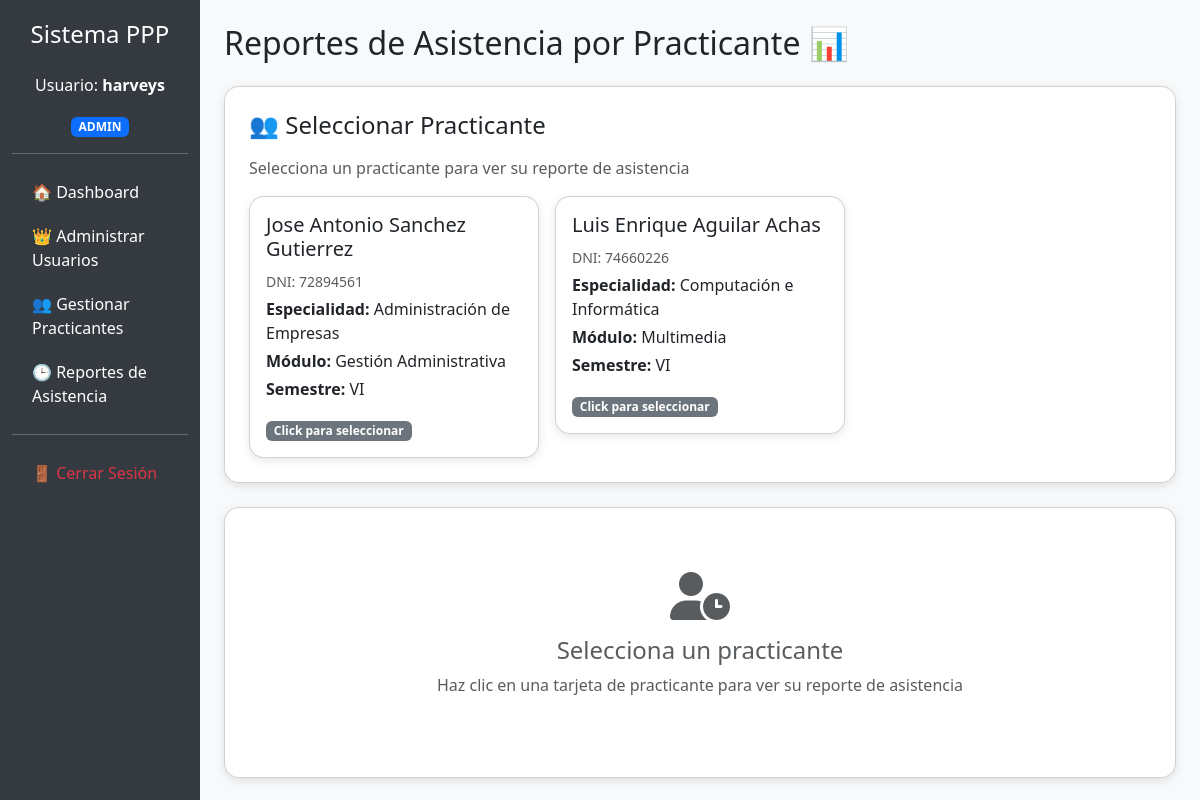
Screenshot of /panel_asistencias.php (signed in) with the database file from the repository.
### tables this page shows
CREATE TABLE `practicantes` (
  `dni` int(11) NOT NULL,
  `nombres` varchar(255) NOT NULL,
  `apellidos` varchar(255) NOT NULL,
  `semestre` varchar(255) NOT NULL,
  `id_especialidades` int(11) DEFAULT NULL,
  `id_modulos` int(11) DEFAULT NULL,
  `id_turnos` int(11) DEFAULT NULL,
  `id_usuario` int(11) DEFAULT NULL,
  `foto` varchar(255) NOT NULL
);

CREATE TABLE `especialidades` (
  `id_especialidades` int(11) NOT NULL,
  `nm_especialidades` varchar(255) NOT NULL
);

CREATE TABLE `modulos` (
  `id_modulos` int(11) NOT NULL,
  `id_especialidad` int(11) NOT NULL,
  `nm_modulos` varchar(255) NOT NULL,
  `horas_requeridas` int(11) DEFAULT 0
);

### panel_asistencias.php (the view, shortened to what this page needs)
<?php
include('includes/header.php');
$practicantes = $conn->query("
    SELECT
        p.dni,
        CONCAT(p.nombres, ' ', p.apellidos) as nombre_completo,
        e.nm_especialidades as especialidad,
        m.nm_modulos as modulo,
        p.semestre
    FROM practicantes p
    LEFT JOIN especialidades e ON p.id_especialidades = e.id_especialidades
    LEFT JOIN modulos m ON p.id_modulos = m.id_modulos
    ORDER BY p.nombres, p.apellidos
");
$practicante_seleccionado = null;
$asistencias = [];
$estadisticas = [];
?>
<!DOCTYPE html>
<html lang="es">
<head>
  <link href="https://cdn.jsdelivr.net/npm/bootstrap@5.3.2/dist/css/bootstrap.min.css" rel="stylesheet">
  <link href="https://cdnjs.cloudflare.com/ajax/libs/font-awesome/6.0.0/css/all.min.css" rel="stylesheet">
</head>
<body>
<div class="container-fluid">
  <div class="row">
    <?php include('includes/sidebar.php'); ?>
    <div class="col-md-9 col-lg-10 p-4">
      <h2 class="mb-4">Reportes de Asistencia por Practicante 📊</h2>
      <div class="card p-4 mb-4">
        <h4 class="mb-3">👥 Seleccionar Practicante</h4>
        <p class="text-muted">Selecciona un practicante para ver su reporte de asistencia</p>
        <div class="row g-3">
          <?php while ($practicante = $practicantes->fetch_assoc()): ?>
            <div class="col-md-6 col-lg-4">
              <div class="card practicante-card <?= isset($practicante_seleccionado) && $practicante_seleccionado['dni'] == $practicante['dni'] ? 'practicante-seleccionado' : '' ?>"
                   onclick="seleccionarPracticante(<?= $practicante['dni'] ?>)">
                <div class="card-body">
                  <h5 class="card-title"><?= htmlspecialchars($practicante['nombre_completo']) ?></h5>
                  <p class="card-text mb-1">
                    <small class="text-muted">DNI: <?= $practicante['dni'] ?></small>
                  </p>
                  <p class="card-text mb-1">
                    <strong>Especialidad:</strong> <?= htmlspecialchars($practicante['especialidad']) ?>
                  </p>
                  <p class="card-text mb-1">
                    <strong>Módulo:</strong> <?= htmlspecialchars($practicante['modulo']) ?>
                  </p>
                  <p class="card-text">
                    <strong>Semestre:</strong> <?= htmlspecialchars($practicante['semestre']) ?>
                  </p>
                  <?php if (isset($practicante_seleccionado) && $practicante_seleccionado['dni'] == $practicante['dni']): ?>
                    <span class="badge bg-success">Seleccionado</span>
                  <?php else: ?>
                    <span class="badge bg-secondary">Click para seleccionar</span>
                  <?php endif; ?>
                </div>
              </div>
            </div>
          <?php endwhile; ?>
        </div>
      </div>
      <?php if (isset($practicante_seleccionado)): ?>
        <div class="card p-4 mb-4">
          <div class="d-flex justify-content-between align-items-center mb-3">
            <h4>📋 Reporte de: <?= htmlspecialchars($practicante_seleccionado['nombre_completo']) ?></h4>
            <div>
              <button class="btn btn-success" onclick="generarReportePDF()">
                <i class="fas fa-file-pdf"></i> Generar PDF
              </button>
              <a href="panel_asistencias.php" class="btn btn-secondary">
                <i class="fas fa-times"></i> Cambiar Practicante
              </a>
            </div>
          </div>
          <form method="GET" class="row g-3 mb-4">
            <input type="hidden" name="dni_practicante" value="<?= $practicante_seleccionado['dni'] ?>">
            <div class="col-md-4">
              <label class="form-label">Fecha Desde</label>
              <input type="date" name="fecha_desde" class="form-control" value="<?= $fecha_desde ?? date('Y-m-01') ?>">
            </div>
            <div class="col-md-4">
              <label class="form-label">Fecha Hasta</label>
              <input type="date" name="fecha_hasta" class="form-control" value="<?= $fecha_hasta ?? date('Y-m-d') ?>">
            </div>
            <div class="col-md-4">
              <label class="form-label">&nbsp;</label>
              <div>
                <button type="submit" class="btn btn-primary">Aplicar Filtros</button>
                <a href="panel_asistencias.php?dni_practicante=<?= $practicante_seleccionado['dni'] ?>" class="btn btn-secondary">Restablecer</a>
              </div>
            </div>
          </form>
          <div class="row g-3 mb-4">
            <div class="col-md-6">
              <div class="card p-3">
                <h5>Información del Practicante</h5>
                <table class="table table-sm">
                  <tr>
                    <td><strong>Nombre:</strong></td>
                    <td><?= htmlspecialchars($practicante_seleccionado['nombre_completo']) ?></td>
                  </tr>
                  <tr>
                    <td><strong>DNI:</strong></td>
                    <td><?= $practicante_seleccionado['dni'] ?></td>
                  </tr>
                  <tr>
                    <td><strong>Especialidad:</strong></td>
                    <td><?= htmlspecialchars($practicante_seleccionado['especialidad']) ?></td>
                  </tr>
                  <tr>
                    <td><strong>Módulo:</strong></td>
                    <td><?= htmlspecialchars($practicante_seleccionado['modulo']) ?></td>
                  </tr>
                  <tr>
                    <td><strong>Semestre:</strong></td>
                    <td><?= htmlspecialchars($practicante_seleccionado['semestre']) ?></td>
                  </tr>
                </table>
              </div>
            </div>
            <div class="col-md-6">
              <div class="card p-3">
                <h5>Progreso del Módulo</h5>
                <div class="text-center mb-3">
                  <h2 class="<?= $porcentaje_progreso >= 100 ? 'text-success' : 'text-primary' ?>">
                    <?= number_format($porcentaje_progreso, 1) ?>%
                  </h2>
                  <div class="progress">
                    <div class="progress-bar <?= $porcentaje_progreso >= 100 ? 'bg-success' : 'bg-primary' ?>"
                         style="width: <?= $porcentaje_progreso ?>%">
                    </div>
                  </div>
                </div>
                <p class="mb-1"><strong>Horas completadas:</strong> <?= number_format($total_horas, 1) ?></p>
                <p class="mb-1"><strong>Horas requeridas:</strong> <?= $horas_requeridas ?></p>
                <p class="mb-0"><strong>Horas restantes:</strong> <?= number_format(max(0, $horas_requeridas - $total_horas), 1) ?></p>
              </div>
            </div>
          </div>
          <div class="row g-3 mb-4">
            <div class="col-md-3">
              <div class="card p-3 text-center stat-card">
                <h5><i class="fas fa-calendar-check"></i> Total Asistencias</h5>
                <h2 class="text-primary"><?= $estadisticas['total_asistencias'] ?? 0 ?></h2>
                <small>Registros en el período</small>
              </div>
            </div>
            <div class="col-md-3">
              <div class="card p-3 text-center stat-card">
                <h5><i class="fas fa-clock"></i> Total Horas</h5>
                <h2 class="text-success"><?= number_format($estadisticas['total_horas'] ?? 0, 1) ?></h2>
                <small>Horas acumuladas</small>
              </div>
            </div>
            <div class="col-md-3">
              <div class="card p-3 text-center stat-card">
                <h5><i class="fas fa-chart-line"></i> Promedio/Día</h5>
                <h2 class="text-warning"><?= number_format($estadisticas['promedio_horas'] ?? 0, 2) ?></h2>
                <small>Horas por día</small>
              </div>
            </div>
            <div class="col-md-3">
              <div class="card p-3 text-center stat-card">
                <h5><i class="fas fa-calendar"></i> Período</h5>
                <h2 class="text-info">
                  <?= date('d/m/Y', strtotime($fecha_desde)) ?><br>
                  <small>a</small><br>
                  <?= date('d/m/Y', strtotime($fecha_hasta)) ?>
                </h2>
              </div>
            </div>
          </div>
          <div class="card">
            <div class="card-header d-flex justify-content-between align-items-center">
              <h5 class="mb-0">Historial de Asistencias</h5>
              <button class="btn btn-sm btn-info" type="button" data-bs-toggle="collapse" data-bs-target="#tablaTareas">
                <i class="fas fa-eye me-1"></i>Ver Tareas
              </button>
            </div>
            <div class="card-body">
              <div class="table-responsive">
                <table class="table table-striped table-hover">
                  <thead>
                    <tr>
                      <th>Fecha</th>
                      <th>Módulo</th>
                      <th>Hora Entrada</th>
                      <th>Hora Salida</th>
                      <th>Horas</th>
                      <th>Estado</th>
                      <th class="collapse" id="tablaTareas">Tareas Realizadas</th>
                    </tr>
                  </thead>
                  <tbody>
                    <?php if ($asistencias->num_rows > 0): ?>
                      <?php while ($asistencia = $asistencias->fetch_assoc()): ?>
                        <tr>
                          <td><?= date('d/m/Y', strtotime($asistencia['fecha'])) ?></td>
                          <td><?= htmlspecialchars($asistencia['modulo']) ?></td>
                          <td><?= date('H:i', strtotime($asistencia['hora_ingreso'])) ?></td>
                          <td><?= $asistencia['hora_salida'] ? date('H:i', strtotime($asistencia['hora_salida'])) : '-' ?></td>
                          <td>
                            <span class="badge bg-info"><?= number_format($asistencia['horas_dia'], 2) ?>h</span>
                          </td>
                          <td>
                            <span class="badge <?= $asistencia['estado'] == 'COMPLETADO' ? 'bg-success' : 'bg-warning' ?>">
                              <?= $asistencia['estado'] == 'COMPLETADO' ? 'Completado' : 'En Curso' ?>
                            </span>
                          </td>
                          <td class="collapse" id="tablaTareas">
                            <?php if (!empty($asistencia['tareas_realizadas'])): ?>
                              <button type="button" class="btn btn-sm btn-outline-info"
                                      data-bs-toggle="popover"
                                      title="Tareas del <?= date('d/m/Y', strtotime($asistencia['fecha'])) ?>"
                                      data-bs-content="<?= htmlspecialchars($asistencia['tareas_realizadas']) ?>">
                                <i class="fas fa-list"></i> Ver
                              </button>
                            <?php else: ?>
                              <span class="text-muted">-</span>
                            <?php endif; ?>
                          </td>
                        </tr>
                      <?php endwhile; ?>
                    <?php else: ?>
                      <tr>
                        <td colspan="7" class="text-center py-4 text-muted">
                          <i class="fas fa-inbox fa-2x mb-3"></i>
                          <p>No se encontraron registros de asistencia para este período</p>
                        </td>
                      </tr>
                    <?php endif; ?>
                  </tbody>
                </table>
              </div>
            </div>
          </div>
          <script>
          // Inicializar popovers de Bootstrap
          $(document).ready(function(){
              $('[data-bs-toggle="popover"]').popover({
                  trigger: 'hover',
                  placement: 'left',
                  html: true,
                  sanitize: false,
                  content: function() {
                      return '<div style="max-height: 200px; overflow-y: auto; white-space: pre-line;">' +
                            $(this).data('bs-content') + '</div>';
                  }
              });
          });
          </script>
        </div>
      <?php else: ?>
        <div class="card p-5 text-center">
          <div class="card-body">
            <i class="fas fa-user-clock fa-3x text-muted mb-3"></i>
            <h4 class="text-muted">Selecciona un practicante</h4>
            <p class="text-muted">Haz clic en una tarjeta de practicante para ver su reporte de asistencia</p>
          </div>
        </div>
      <?php endif; ?>
    </div>
  </div>
</div>
<?php include('includes/footer.php'); ?>

### panel_asistencias.php (style rules this page uses)
body { background-color: #f8f9fa; }
.card { border-radius: 15px; box-shadow: 0 3px 10px rgba(0,0,0,0.1); }
.practicante-card { transition: transform 0.2s, box-shadow 0.2s; cursor: pointer; }

### rows the page displays
practicantes: nombre_completo "Jose Antonio Sanchez Gutierrez", dni "72894561", id_especialidades.nm_especialidades "Administración de Empresas", id_modulos.nm_modulos "Gestión Administrativa", semestre "VI"
practicantes: nombre_completo "Luis Enrique Aguilar Achas", dni "74660226", id_especialidades.nm_especialidades "Computación e Informática", id_modulos.nm_modulos "Multimedia", semestre "VI"

### other values shown
$usuario "harveys"
$rol "ADMIN"
